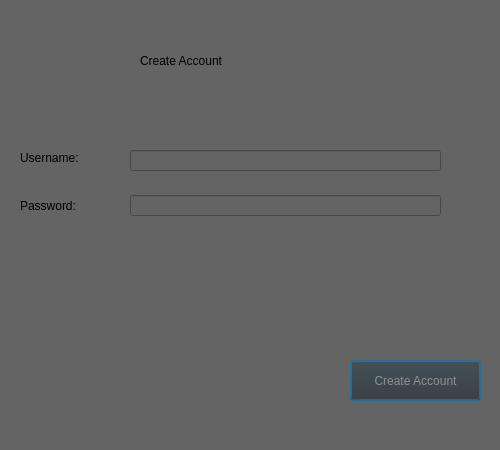
<?xml version="1.0" encoding="UTF-8"?>
<ui version="4.0">
 <class>Dialog</class>
 <widget class="QDialog" name="Dialog">
  <property name="geometry">
   <rect>
    <x>0</x>
    <y>0</y>
    <width>500</width>
    <height>450</height>
   </rect>
  </property>
  <property name="windowTitle">
   <string>Dialog</string>
  </property>
  <property name="styleSheet">
   <string notr="true">background-color: rgb(100, 100, 100);</string>
  </property>
  <widget class="QPushButton" name="createaccountbutton2">
   <property name="geometry">
    <rect>
     <x>350</x>
     <y>360</y>
     <width>131</width>
     <height>41</height>
    </rect>
   </property>
   <property name="styleSheet">
    <string notr="true">background-color: rgb(48, 48, 48);
font: 14pt &quot;Calibri&quot;;color:rgb(144, 144, 144)</string>
   </property>
   <property name="text">
    <string>Create Account</string>
   </property>
  </widget>
  <widget class="QLineEdit" name="CreatePassword">
   <property name="geometry">
    <rect>
     <x>130</x>
     <y>195</y>
     <width>311</width>
     <height>21</height>
    </rect>
   </property>
  </widget>
  <widget class="QLabel" name="label_5">
   <property name="geometry">
    <rect>
     <x>20</x>
     <y>195</y>
     <width>91</width>
     <height>21</height>
    </rect>
   </property>
   <property name="styleSheet">
    <string notr="true">font: 16pt &quot;Calibri&quot;;</string>
   </property>
   <property name="text">
    <string>Password:</string>
   </property>
  </widget>
  <widget class="QLineEdit" name="CreateUsername">
   <property name="geometry">
    <rect>
     <x>130</x>
     <y>150</y>
     <width>311</width>
     <height>21</height>
    </rect>
   </property>
   <property name="text">
    <string/>
   </property>
  </widget>
  <widget class="QLabel" name="label_4">
   <property name="geometry">
    <rect>
     <x>20</x>
     <y>150</y>
     <width>91</width>
     <height>16</height>
    </rect>
   </property>
   <property name="styleSheet">
    <string notr="true">font: 16pt &quot;Calibri&quot;;</string>
   </property>
   <property name="text">
    <string>Username:</string>
   </property>
  </widget>
  <widget class="QLabel" name="label_6">
   <property name="geometry">
    <rect>
     <x>140</x>
     <y>40</y>
     <width>241</width>
     <height>41</height>
    </rect>
   </property>
   <property name="styleSheet">
    <string notr="true">font: 26pt &quot;Calibri&quot;;</string>
   </property>
   <property name="text">
    <string>Create Account</string>
   </property>
  </widget>
 </widget>
 <resources/>
 <connections/>
</ui>
